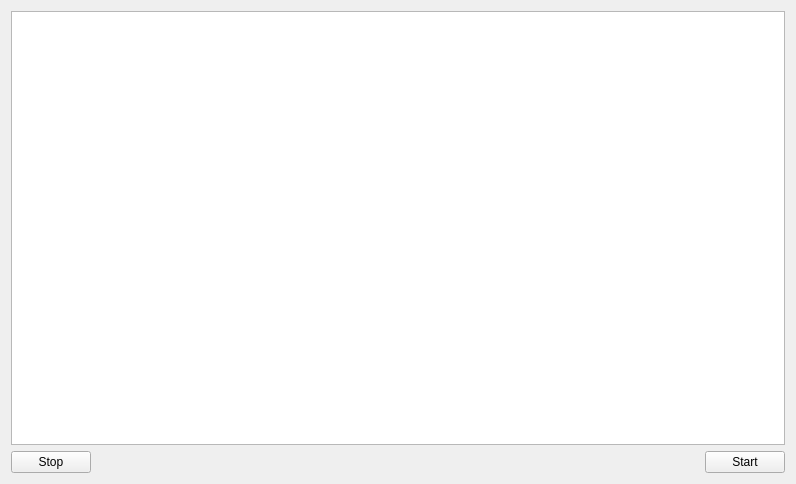
<?xml version="1.0" encoding="UTF-8"?>
<ui version="4.0">
 <class>MainWindow</class>
 <widget class="QMainWindow" name="MainWindow">
  <property name="geometry">
   <rect>
    <x>0</x>
    <y>0</y>
    <width>796</width>
    <height>484</height>
   </rect>
  </property>
  <property name="windowTitle">
   <string>server</string>
  </property>
  <widget class="QWidget" name="centralWidget">
   <layout class="QGridLayout" name="gridLayout">
    <item row="0" column="0" colspan="3">
     <widget class="QTextBrowser" name="textinfo"/>
    </item>
    <item row="1" column="0">
     <widget class="QPushButton" name="stoping">
      <property name="text">
       <string>Stop</string>
      </property>
     </widget>
    </item>
    <item row="1" column="1">
     <spacer name="horizontalSpacer">
      <property name="orientation">
       <enum>Qt::Horizontal</enum>
      </property>
      <property name="sizeHint" stdset="0">
       <size>
        <width>653</width>
        <height>20</height>
       </size>
      </property>
     </spacer>
    </item>
    <item row="1" column="2">
     <widget class="QPushButton" name="starting">
      <property name="text">
       <string>Start</string>
      </property>
     </widget>
    </item>
   </layout>
  </widget>
 </widget>
 <layoutdefault spacing="6" margin="11"/>
 <resources/>
 <connections/>
</ui>
